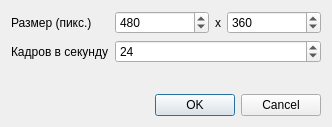
<?xml version="1.0" encoding="UTF-8"?>
<ui version="4.0">
 <class>DialogNewProject</class>
 <widget class="QDialog" name="DialogNewProject">
  <property name="geometry">
   <rect>
    <x>0</x>
    <y>0</y>
    <width>332</width>
    <height>127</height>
   </rect>
  </property>
  <property name="windowTitle">
   <string>Новый проект...</string>
  </property>
  <layout class="QGridLayout" name="gridLayout">
   <item row="0" column="0">
    <widget class="QLabel" name="lblSize">
     <property name="text">
      <string>Размер (пикс.)</string>
     </property>
    </widget>
   </item>
   <item row="1" column="0">
    <widget class="QLabel" name="lblFrameRate">
     <property name="text">
      <string>Кадров в секунду</string>
     </property>
    </widget>
   </item>
   <item row="0" column="2">
    <widget class="QLabel" name="label">
     <property name="sizePolicy">
      <sizepolicy hsizetype="Maximum" vsizetype="Preferred">
       <horstretch>0</horstretch>
       <verstretch>0</verstretch>
      </sizepolicy>
     </property>
     <property name="text">
      <string>x</string>
     </property>
    </widget>
   </item>
   <item row="0" column="3">
    <widget class="QSpinBox" name="sbHeight">
     <property name="minimum">
      <number>1</number>
     </property>
     <property name="maximum">
      <number>1200</number>
     </property>
     <property name="value">
      <number>360</number>
     </property>
    </widget>
   </item>
   <item row="3" column="0" colspan="4">
    <widget class="QDialogButtonBox" name="buttonBox">
     <property name="orientation">
      <enum>Qt::Horizontal</enum>
     </property>
     <property name="standardButtons">
      <set>QDialogButtonBox::Cancel|QDialogButtonBox::Ok</set>
     </property>
    </widget>
   </item>
   <item row="1" column="1" colspan="3">
    <widget class="QSpinBox" name="sbFramerate">
     <property name="minimum">
      <number>1</number>
     </property>
     <property name="maximum">
      <number>100</number>
     </property>
     <property name="value">
      <number>24</number>
     </property>
    </widget>
   </item>
   <item row="0" column="1">
    <widget class="QSpinBox" name="sbWidth">
     <property name="minimum">
      <number>1</number>
     </property>
     <property name="maximum">
      <number>1600</number>
     </property>
     <property name="value">
      <number>480</number>
     </property>
    </widget>
   </item>
   <item row="2" column="0" colspan="4">
    <spacer name="verticalSpacer">
     <property name="orientation">
      <enum>Qt::Vertical</enum>
     </property>
     <property name="sizeHint" stdset="0">
      <size>
       <width>20</width>
       <height>40</height>
      </size>
     </property>
    </spacer>
   </item>
  </layout>
 </widget>
 <resources/>
 <connections>
  <connection>
   <sender>buttonBox</sender>
   <signal>accepted()</signal>
   <receiver>DialogNewProject</receiver>
   <slot>accept()</slot>
   <hints>
    <hint type="sourcelabel">
     <x>248</x>
     <y>254</y>
    </hint>
    <hint type="destinationlabel">
     <x>157</x>
     <y>274</y>
    </hint>
   </hints>
  </connection>
  <connection>
   <sender>buttonBox</sender>
   <signal>rejected()</signal>
   <receiver>DialogNewProject</receiver>
   <slot>reject()</slot>
   <hints>
    <hint type="sourcelabel">
     <x>316</x>
     <y>260</y>
    </hint>
    <hint type="destinationlabel">
     <x>286</x>
     <y>274</y>
    </hint>
   </hints>
  </connection>
 </connections>
</ui>
